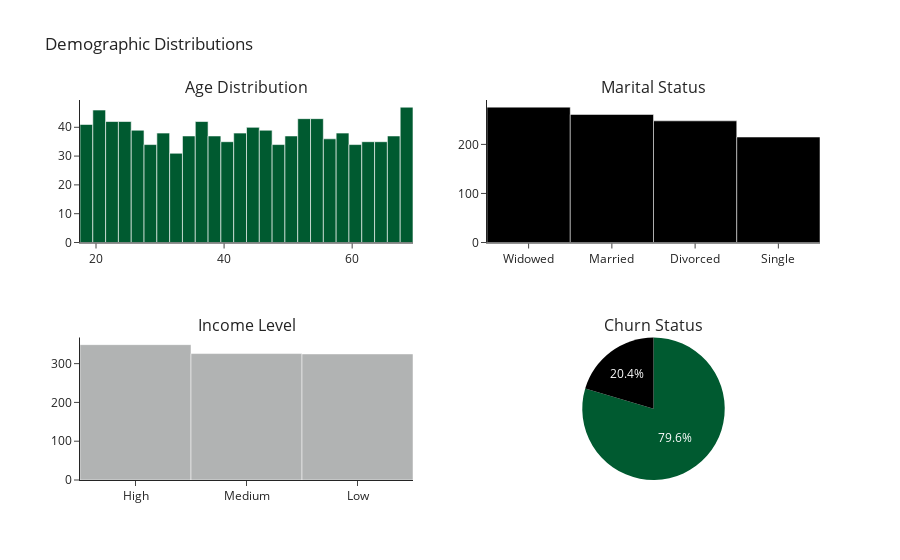

Source (notebook cell):
### Markdown cell above
## Univariate Analysis

### Code cell
# Lloyds Bank colour scheme
lloyds_colors = ['#005A30', '#000000', '#B1B3B3', '#FFFFFF']

# Create a 2x2 subplot layout; specify pie type in (2,2)
fig = make_subplots(
    rows=2, cols=2,
    specs=[[{"type": "xy"}, {"type": "xy"}],
           [{"type": "xy"}, {"type": "domain"}]],
    subplot_titles=("Age Distribution", "Marital Status", "Income Level", "Churn Status")
)

# Age distribution
fig.add_trace(go.Histogram(x=df['Age'], marker_color=lloyds_colors[0]), row=1, col=1)

# Marital status
fig.add_trace(go.Bar(
    x=df['MaritalStatus'].value_counts().index,
    y=df['MaritalStatus'].value_counts().values,
    marker_color=lloyds_colors[1]
), row=1, col=2)

# Income level
fig.add_trace(go.Bar(
    x=df['IncomeLevel'].value_counts().index,
    y=df['IncomeLevel'].value_counts().values,
    marker_color=lloyds_colors[2]
), row=2, col=1)

# Churn status (pie chart)
fig.add_trace(go.Pie(
    labels=df['Churn'].value_counts().index,
    values=df['Churn'].value_counts().values,
    marker=dict(colors=[lloyds_colors[0], lloyds_colors[1]])
), row=2, col=2)

# Update layout
fig.update_layout(title_text="Demographic Distributions", showlegend=False, template="simple_white")
fig.show()

### Figure 1 — Plotly figure (JSON) as saved in the notebook; plotly's stock layout.template omitted (floating-point values rounded to 4 significant figures; data arrays with more than 128 entries replaced by an {"elided": "..."} marker saying what was removed)
{"data": [{"marker": {"color": "#005A30"}, "type": "histogram", "x": {"elided": "1000 int values"}, "xaxis": "x", "yaxis": "y"}, {"marker": {"color": "#000000"}, "type": "bar", "x": ["Widowed", "Married", "Divorced", "Single"], "xaxis": "x2", "y": [276, 261, 248, 215], "yaxis": "y2"}, {"marker": {"color": "#B1B3B3"}, "type": "bar", "x": ["High", "Medium", "Low"], "xaxis": "x3", "y": [349, 326, 325], "yaxis": "y3"}, {"domain": {"x": [0.55, 1], "y": [0, 0.375]}, "labels": ["Not Churned", "Churned"], "marker": {"colors": ["#005A30", "#000000"]}, "type": "pie", "values": [796, 204]}], "layout": {"annotations": [{"font": {"size": 16}, "showarrow": false, "text": "Age Distribution", "x": 0.225, "xanchor": "center", "xref": "paper", "y": 1, "yanchor": "bottom", "yref": "paper"}, {"font": {"size": 16}, "showarrow": false, "text": "Marital Status", "x": 0.775, "xanchor": "center", "xref": "paper", "y": 1, "yanchor": "bottom", "yref": "paper"}, {"font": {"size": 16}, "showarrow": false, "text": "Income Level", "x": 0.225, "xanchor": "center", "xref": "paper", "y": 0.375, "yanchor": "bottom", "yref": "paper"}, {"font": {"size": 16}, "showarrow": false, "text": "Churn Status", "x": 0.775, "xanchor": "center", "xref": "paper", "y": 0.375, "yanchor": "bottom", "yref": "paper"}], "showlegend": false, "title": {"text": "Demographic Distributions"}, "xaxis": {"anchor": "y", "domain": [0, 0.45]}, "xaxis2": {"anchor": "y2", "domain": [0.55, 1]}, "xaxis3": {"anchor": "y3", "domain": [0, 0.45]}, "yaxis": {"anchor": "x", "domain": [0.625, 1]}, "yaxis2": {"anchor": "x2", "domain": [0.625, 1]}, "yaxis3": {"anchor": "x3", "domain": [0, 0.375]}}}
